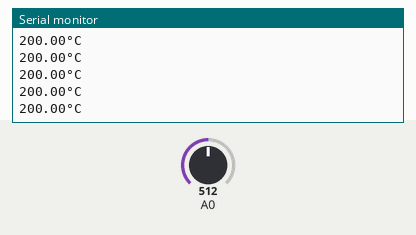
The sketch below on a simulated Arduino Uno, built with avr-gcc and run on an emulated ATmega328P. Parts: the last lines printed to the serial monitor. The test bench sets the inputs (shaded band); at power-on: A0 = 512.

Above: at 1.2 s.
1.3 s: A0 set to 716
At 1.56 s:
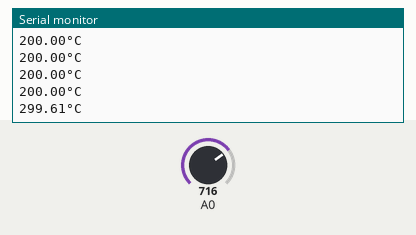
2.8 s: A0 set to 900
At 2.96 s:
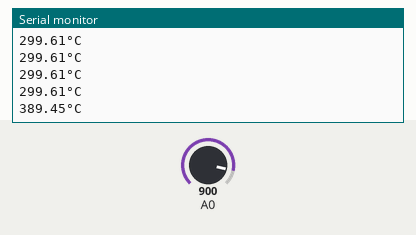
Timing chart, 0 to 5.8 s (numbered marks = the images above; inputs shaded):
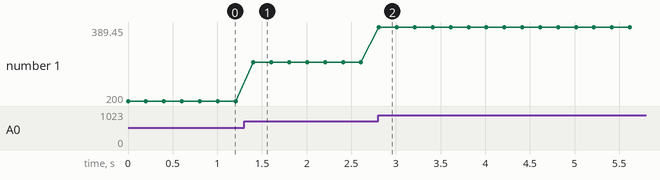

The sketch:

5.3.ino
```cpp
void setup()
{
  Serial.begin(9600);
  pinMode(A0, INPUT);
}

void loop()
{
  int tempread = analogRead(A0);
  float voltage = tempread/1024.0 * 5.0;
  float temperature = (voltage - 0.5) * 100.0;
  Serial.print(temperature);
  Serial.println("°C");
  delay(200);
}
```

Measured:
- after the input at 1.3 s, the serial monitor: prints a new line after 0.11 s (image 1)
- after the input at 2.8 s, the serial monitor: prints a new line at once (image 2)
- plotted number 1: 200 → 299.61 after the input at 1.3 s, 299.61 → 389.45 after the input at 2.8 s
